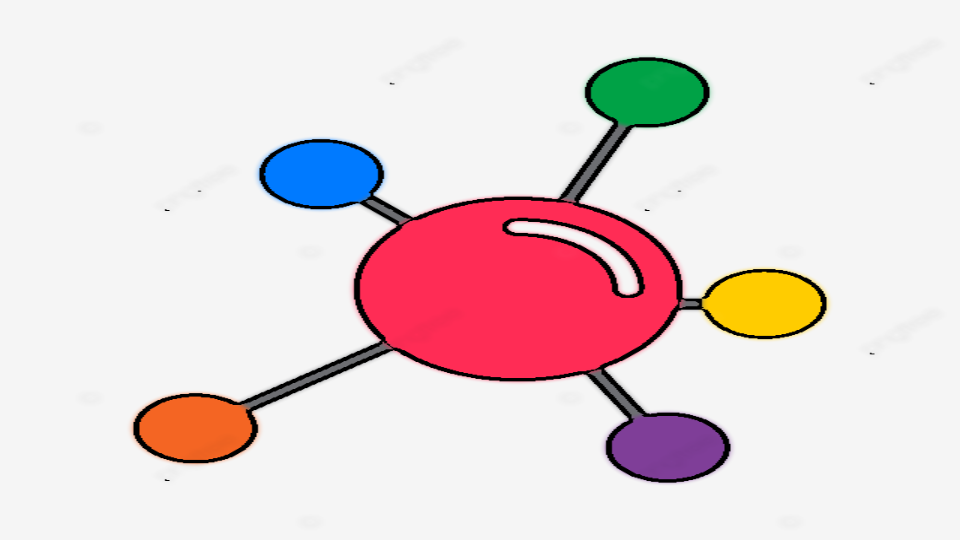
#> input picture cartoonified_Image.png, 960 x 540 px
$ python -i Code_Mau.py   (imports and definitions only)
#> lines starting #> are read from the running program, lines starting #| are printed output that depends on the picture; after the words box and inside, x2 and y2 are one past the last pixel; in counts of white or black regions, pixels touching at a corner belong together
import cv2  # for image processing
import easygui  # Thư viện cho phép mở hộp thoại chọn tệp ảnh.

import matplotlib.pyplot as plt # Được sử dụng để hiển thị và vẽ hình ảnh.
import os  #  Cung cấp các hàm liên quan đến hệ điều hành
import tkinter as tk
from tkinter import *
from tkinter import filedialog  # Sử dụng thư viện filedialog cho hộp thoại lưu

# [4 lines not run here, left out]
# [1 line that did not run here, left out]


def upload():
    # sử dụng easygui để mở hộp thoại chọn tệp
    ImagePath = easygui.fileopenbox()
    cartoonify(ImagePath)  # Gọi hàm cartoonify với đường dẫn tệp ảnh được chọn


def cartoonify(ImagePath): # Hàm tạo hiệu ứng vẽ tranh cho hình ảnh

#> called with ImagePath = 'cartoonified_Image.png'
    originalmage = cv2.imread(ImagePath)  # Đọc hình ảnh từ đường dẫn
#> originalmage is the input picture: shape (540, 960, 3); mean B, G, R 216.7, 215, 231.5
    originalmage = cv2.cvtColor(originalmage, cv2.COLOR_BGR2RGB)  # Chuyển đổi không gian màu BGR sang RGB

    # Kiểm tra nếu không tìm thấy hình ảnh
    if originalmage is None:
        print("Can not find any image. Choose appropriate file")
        sys.exit()  # Thoát chương trình nếu không tìm thấy hình ảnh

    ReSized1 = cv2.resize(originalmage, (960, 540))

    # converting an image to grayscale
    grayScaleImage = cv2.cvtColor(originalmage, cv2.COLOR_BGR2GRAY)  # Chuyển đổi hình ảnh sang ảnh xám
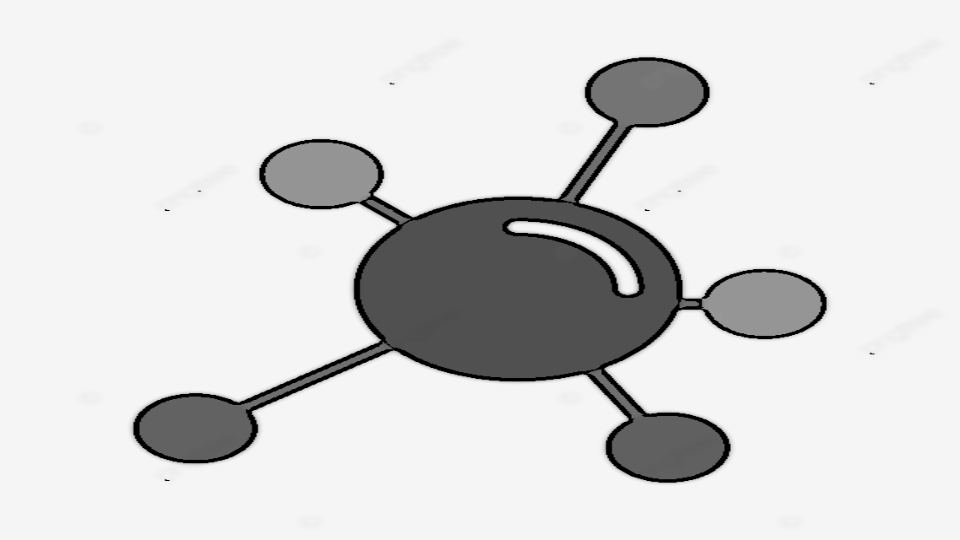
#> grayScaleImage: shape (540, 960); min 0, max 245, mean 217.3
    ReSized2 = cv2.resize(grayScaleImage, (960, 540))

    # applying median blur to smoothen an image
    smoothGrayScale = cv2.medianBlur(grayScaleImage, 5)   # Làm mờ ảnh xám bằng median blur
    ReSized3 = cv2.resize(smoothGrayScale, (960, 540))

    # retrieving the edges for cartoon effect
    # by using thresholding technique         xác định biên bằng cách sử dụng ngưỡng
    getEdge = cv2.adaptiveThreshold(smoothGrayScale, 255,
                                    cv2.ADAPTIVE_THRESH_MEAN_C,
                                    cv2.THRESH_BINARY, 9, 9)
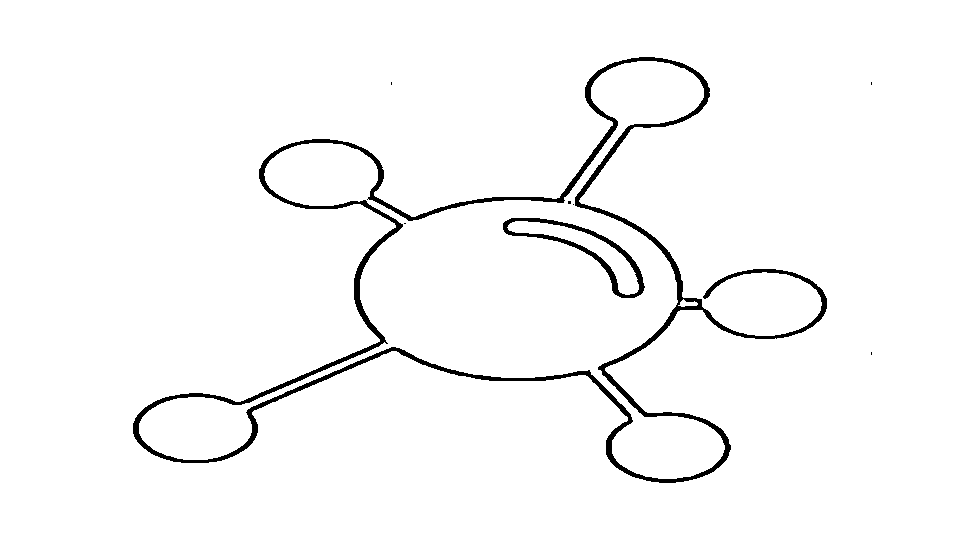
#> getEdge: shape (540, 960); 97.2% white; 8 black regions (6 under 20 px), largest, box (x1, y1, x2, y2) and area: (133, 57, 827, 483) 12846, (503, 218, 645, 298) 1502

    ReSized4 = cv2.resize(getEdge, (960, 540))
    colorImage = cv2.bilateralFilter(originalmage, 9, 300, 300)  # Lọc song song để tăng cường biên và màu sắc
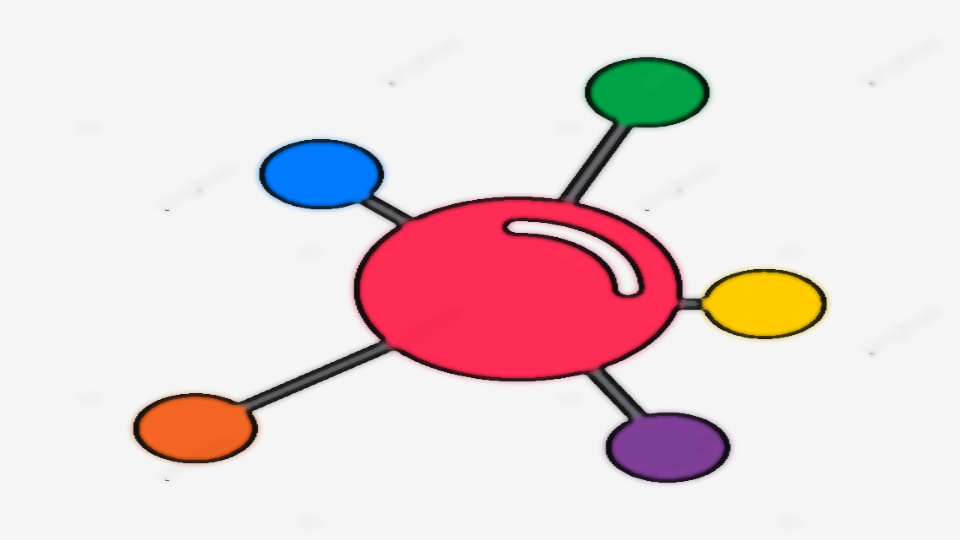
#> colorImage: shape (540, 960, 3); mean R, G, B 231.6, 215.1, 216.8
    ReSized5 = cv2.resize(colorImage, (960, 540))

    # masking edged image with our "BEAUTIFY" image
    cartoonImage = cv2.bitwise_and(colorImage, colorImage, mask=getEdge) # Áp dụng mặt nạ biên cho hình ảnh màu
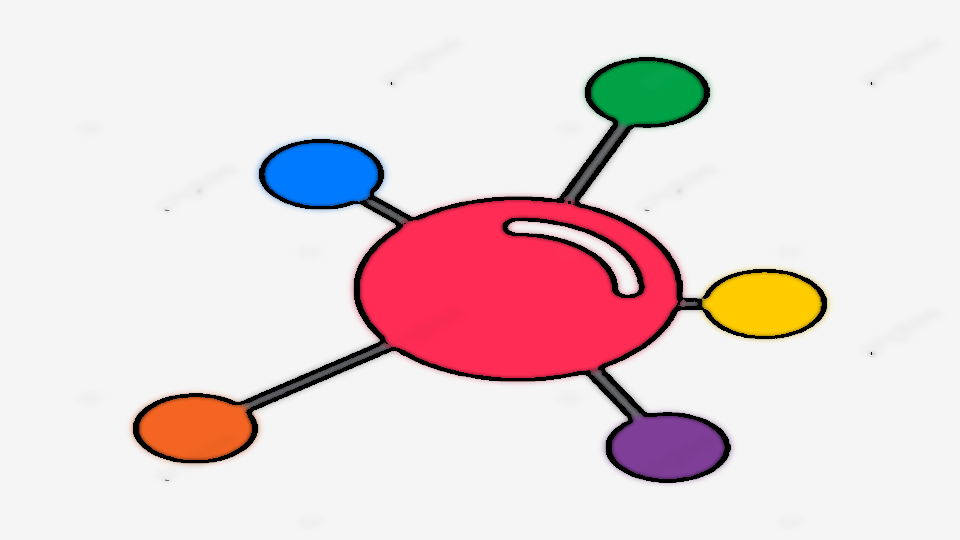
#> cartoonImage: shape (540, 960, 3); mean R, G, B 230.3, 214.1, 215.8

    ReSized6 = cv2.resize(cartoonImage, (960, 540))
    # plt.imshow(ReSized6, cmap='gray')

    # Plotting the whole transition
    images = [ReSized1, ReSized2, ReSized3, ReSized4, ReSized5, ReSized6]

    fig, axes = plt.subplots(3, 2, figsize=(8, 8), subplot_kw={'xticks': [], 'yticks': []},
                             gridspec_kw=dict(hspace=0.1, wspace=0.1))
    for i, ax in enumerate(axes.flat):
        ax.imshow(images[i], cmap='gray')

#> (the run stopped early here; a loop or call above may not have finished)

$ run again, on when_else1.png
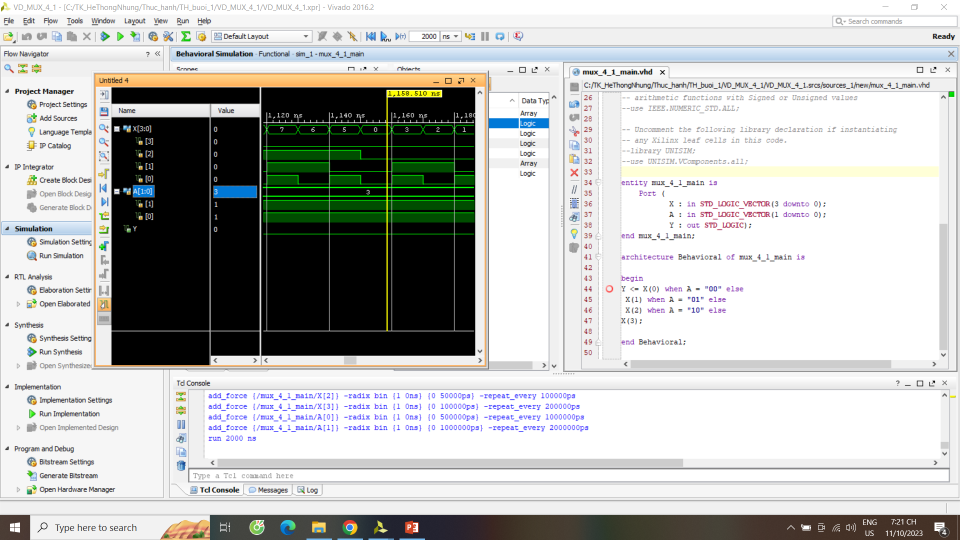
#> input picture when_else1.png, 1920 x 1080 px (shown at 1/2 size)
#> in cartoonify, originalmage is the input picture: shape (1080, 1920, 3); mean B, G, R 187.1, 189.3, 187.8
#> in cartoonify, `getEdge = cv2.adaptiveThreshold(smoothGrayScale, 255, cv2.ADAPTIVE_THR..`:
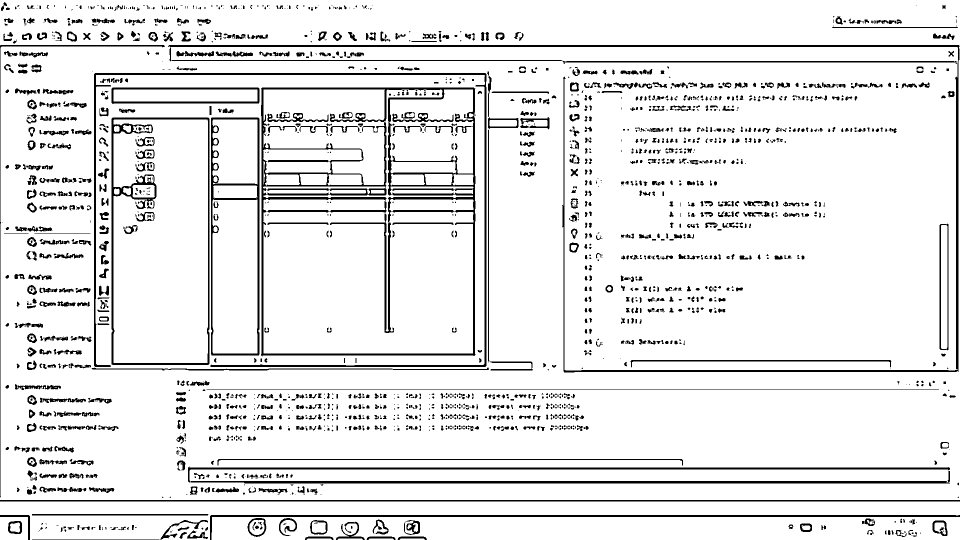
#> getEdge: shape (1080, 1920) (shown at 1/2 size); 90.7% white; 1966 black regions (944 under 20 px), largest, box (x1, y1, x2, y2) and area: (522, 175, 951, 713) 24518, (336, 90, 1920, 745) 13868, (376, 933, 1900, 967) 13615
#> in cartoonify, `ReSized6 = cv2.resize(cartoonImage, (960, 540))`:
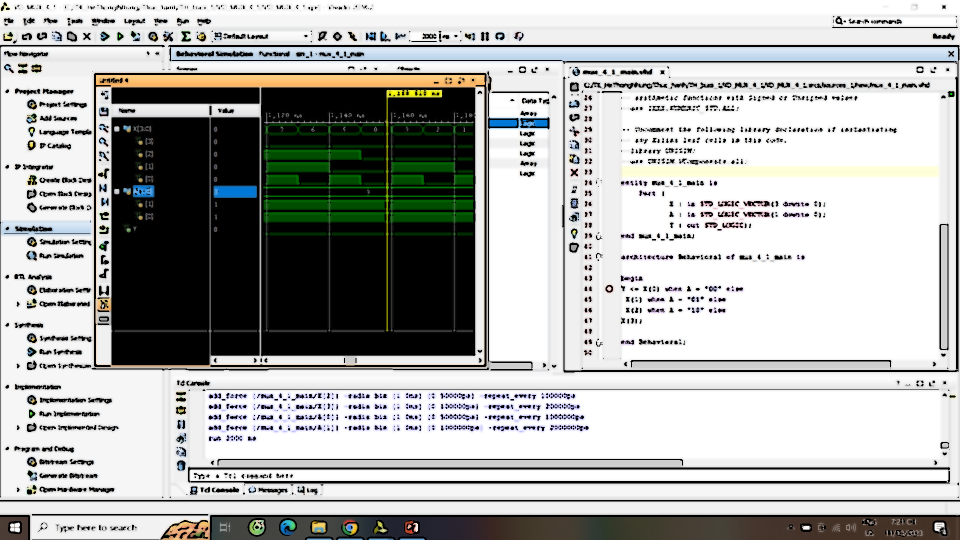
#> ReSized6: shape (540, 960, 3); mean R, G, B 175.1, 176.4, 174.3
